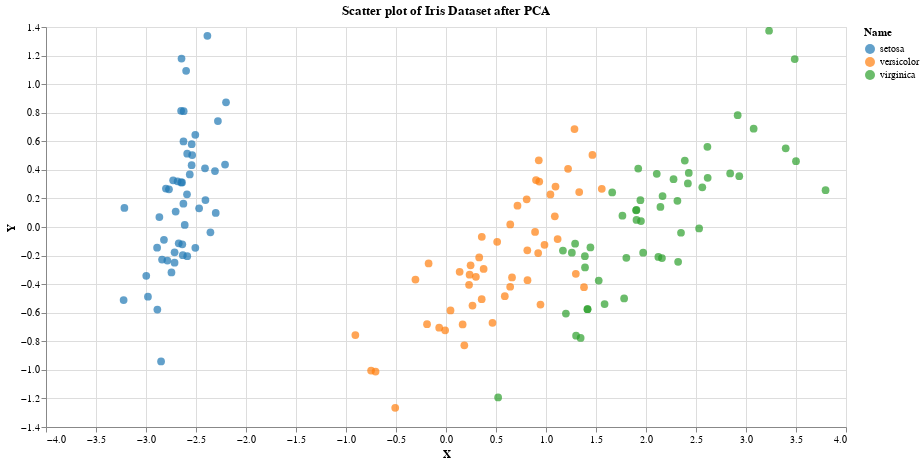

The notebook cell saved with this chart:
### Code cell
import altair as alt

projected_data['Name'] = [ iris['target_names'][i] for i in projected_data['Species'] ]

alt.Chart(projected_data).mark_circle(size=60).encode(
    x='X',
    y='Y',
    color = {'field': 'Name',
             'scale': {'scheme': 'category10' }
            },
    tooltip=['Name']
).properties(
    title = 'Scatter plot of Iris Dataset after PCA',
    width = 800,
    height = 400
).interactive()

### Figure 1 — Vega-Lite specification as saved in the notebook (floating-point values rounded to 4 significant figures; data arrays with more than 128 entries replaced by an {"elided": "..."} marker saying what was removed)
{"config": {"view": {"continuousWidth": 300, "continuousHeight": 300}}, "data": {"name": "data-fa7341effc19a3f489627e26187c1404"}, "mark": {"type": "circle", "size": 60}, "encoding": {"color": {"field": "Name", "scale": {"scheme": "category10"}}, "tooltip": [{"field": "Name", "type": "nominal"}], "x": {"field": "X", "type": "quantitative"}, "y": {"field": "Y", "type": "quantitative"}}, "height": 400, "params": [{"name": "param_1", "select": {"type": "interval", "encodings": ["x", "y"]}, "bind": "scales"}], "title": "Scatter plot of Iris Dataset after PCA", "width": 800, "$schema": "https://vega.github.io/schema/vega-lite/v5.16.3.json", "datasets": {"data-fa7341effc19a3f489627e26187c1404": {"elided": "150 records"}}}
